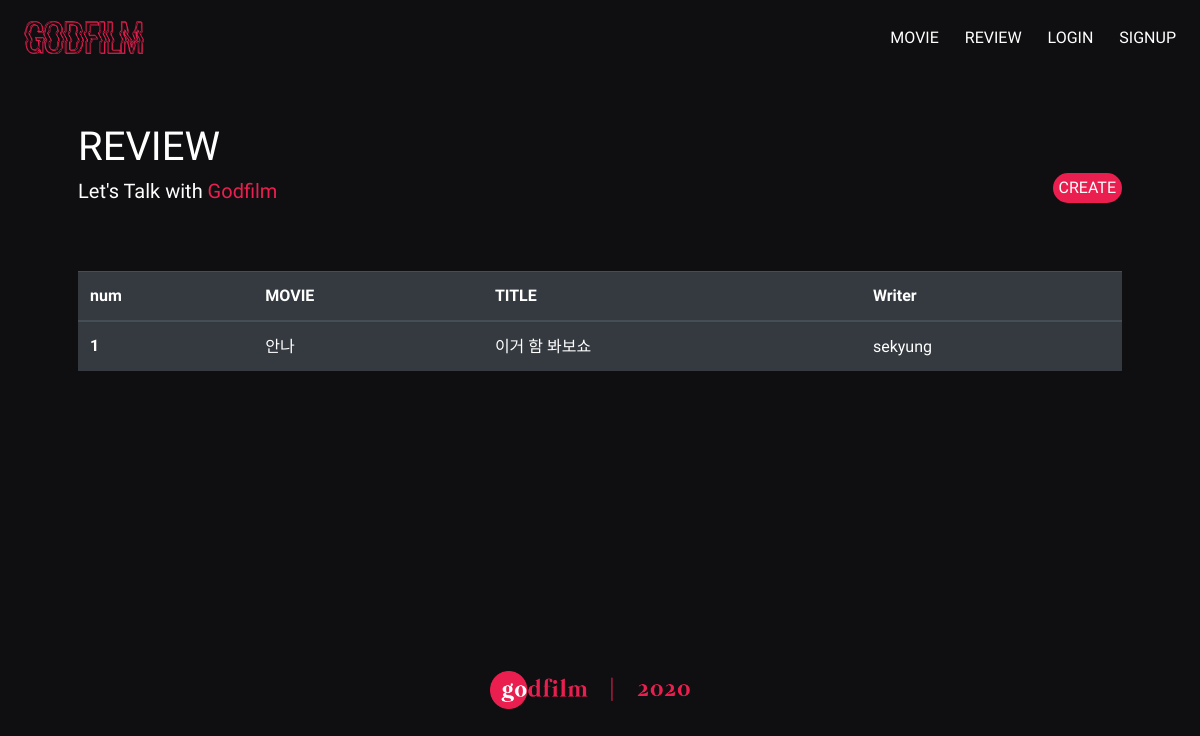
Before: /movies/review_list/ with the older database file.
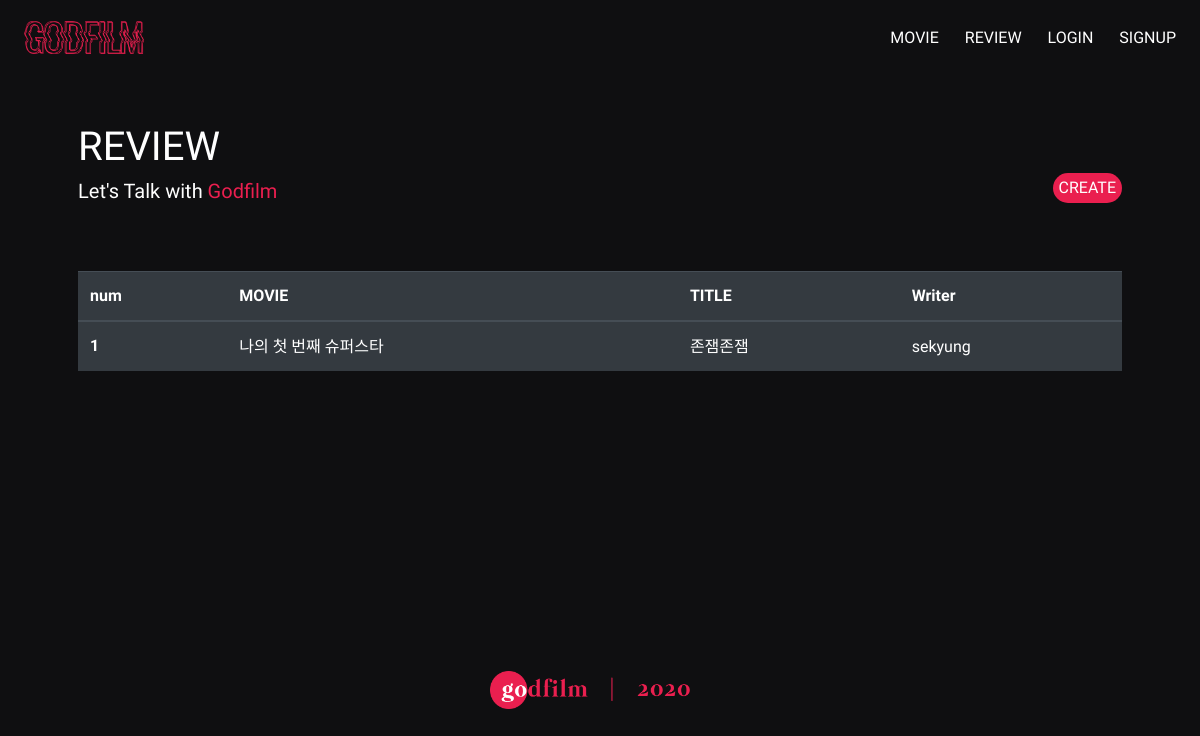
After: the same page with the newer database file.
### movies/models.py (models this page shows, shortened)
class Review(models.Model):
    title = models.CharField(max_length=100)
    content = models.TextField()
    user = models.ForeignKey(settings.AUTH_USER_MODEL, on_delete=models.CASCADE)
    movie = models.ForeignKey(Movie, on_delete=models.CASCADE)
    created_at = models.DateTimeField(auto_now_add=True)
    updated_at = models.DateTimeField(auto_now=True)
    like_users = models.ManyToManyField(settings.AUTH_USER_MODEL, related_name='like_reviews', blank=True)

class Movie(models.Model):
    title = models.CharField(max_length=100)
    overview = models.TextField(blank=True)
    poster_path = models.CharField(max_length=200, null=True)
    cast = models.ManyToManyField(Cast, related_name='cast_movie', blank=True)

### accounts/models.py (models this page shows)
class User(AbstractUser):
    followers = models.ManyToManyField(
            settings.AUTH_USER_MODEL,
            related_name='followings'
        )

### movies/views.py (the view)
# urls.py: path('review_list/', views.review_list, name='review_list'),
def review_list(request):
    reviews = Review.objects.all()
    context =  {
        'reviews': reviews
    }
    return render(request, 'movies/review_list.html', context)

### movies/templates/movies/review_list.html
{% extends 'base.html' %}
{% block content %}
<div class="d-flex justify-content-between">
    <div>
        <h1 style="color: white;">REVIEW</h1>
        <h5 style="color: white;">Let's Talk with <span style="color: #ea1f4f;">Godfilm</span></h5>
    </div>
    <div>
        <a href="{% url 'movies:review_create' %}" class="btn review-create">CREATE</a>
    </div>
</div>
<table class="table table-dark" style="margin-top: 60px;">
    <thead>
      <tr class="review-th">
        <th scope="col">num</th>
        <th scope="col">MOVIE</th>
        <th scope="col">TITLE</th>
        <th scope="col">Writer</th>
      </tr>
    </thead>
    <tbody>
    {% for review in reviews %}
      <tr class="review-td">
        <th scope="row">{{ forloop.counter }}</th>
        <td><a href="{% url 'movies:movie_detail' review.movie.id %}">{{ review.movie.title }}</a></td>
        <td><a href="{% url 'movies:review_detail' review.movie.id review.id %}">{{ review.title }}</a></td>
        <td><a href="{% url 'accounts:profile' review.user.username %}">{{ review.user.username }}</a></td>
      </tr>
    {% endfor %}
    </tbody>
  </table>
{% endblock %}

Changed rows visible on the page:
changed Review "sekyung": movie "안나" → "나의 첫 번째 슈퍼스타"; title "이거 함 봐보쇼" → "존잼존잼"
